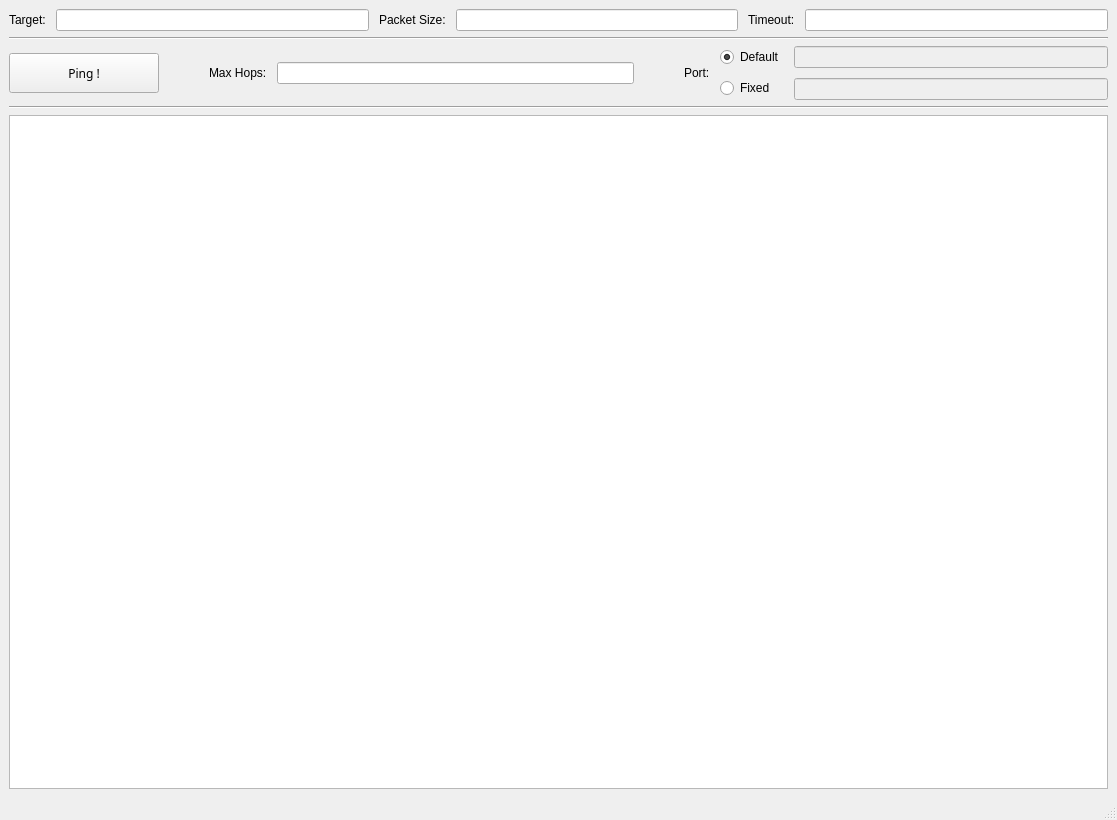
<?xml version="1.0" encoding="UTF-8"?>
<ui version="4.0">
 <class>MainWindow</class>
 <widget class="QMainWindow" name="MainWindow">
  <property name="enabled">
   <bool>true</bool>
  </property>
  <property name="geometry">
   <rect>
    <x>0</x>
    <y>0</y>
    <width>1117</width>
    <height>820</height>
   </rect>
  </property>
  <property name="windowTitle">
   <string>UDP Ping Plotter</string>
  </property>
  <widget class="QWidget" name="centralwidget">
   <layout class="QVBoxLayout" name="verticalLayout_2">
    <item>
     <layout class="QVBoxLayout" name="layoutInputs">
      <item>
       <layout class="QHBoxLayout" name="layoutSettingsInput_1">
        <property name="spacing">
         <number>10</number>
        </property>
        <item>
         <layout class="QHBoxLayout" name="layoutTargetInput">
          <item>
           <widget class="QLabel" name="label_2">
            <property name="text">
             <string>Target:</string>
            </property>
           </widget>
          </item>
          <item>
           <widget class="QLineEdit" name="lneditTarget"/>
          </item>
         </layout>
        </item>
        <item>
         <layout class="QHBoxLayout" name="layoutPktSizeInput">
          <item>
           <widget class="QLabel" name="lbPktSize">
            <property name="text">
             <string>Packet Size:</string>
            </property>
           </widget>
          </item>
          <item>
           <widget class="QLineEdit" name="lneditPktSize"/>
          </item>
         </layout>
        </item>
        <item>
         <layout class="QHBoxLayout" name="layoutTimeoutInput">
          <item>
           <widget class="QLabel" name="lbTimeout">
            <property name="text">
             <string>Timeout:</string>
            </property>
           </widget>
          </item>
          <item>
           <widget class="QLineEdit" name="lneditTimeout"/>
          </item>
         </layout>
        </item>
       </layout>
      </item>
      <item>
       <widget class="Line" name="line">
        <property name="orientation">
         <enum>Qt::Horizontal</enum>
        </property>
       </widget>
      </item>
      <item>
       <layout class="QHBoxLayout" name="layoutSettingsInput_2" stretch="0,0,0,0,0">
        <property name="spacing">
         <number>10</number>
        </property>
        <property name="sizeConstraint">
         <enum>QLayout::SetDefaultConstraint</enum>
        </property>
        <item>
         <layout class="QHBoxLayout" name="layoutPingBtn">
          <item>
           <widget class="QPushButton" name="btnPing">
            <property name="sizePolicy">
             <sizepolicy hsizetype="Minimum" vsizetype="Fixed">
              <horstretch>0</horstretch>
              <verstretch>0</verstretch>
             </sizepolicy>
            </property>
            <property name="minimumSize">
             <size>
              <width>150</width>
              <height>40</height>
             </size>
            </property>
            <property name="font">
             <font>
              <family>微软雅黑</family>
             </font>
            </property>
            <property name="styleSheet">
             <string notr="true"/>
            </property>
            <property name="text">
             <string>Ping !</string>
            </property>
            <property name="flat">
             <bool>false</bool>
            </property>
           </widget>
          </item>
         </layout>
        </item>
        <item>
         <spacer name="horizontalSpacer">
          <property name="orientation">
           <enum>Qt::Horizontal</enum>
          </property>
          <property name="sizeType">
           <enum>QSizePolicy::Minimum</enum>
          </property>
          <property name="sizeHint" stdset="0">
           <size>
            <width>40</width>
            <height>20</height>
           </size>
          </property>
         </spacer>
        </item>
        <item>
         <layout class="QHBoxLayout" name="layoutMaxHopsInput">
          <item>
           <widget class="QLabel" name="lbMaxHops">
            <property name="text">
             <string>Max Hops:</string>
            </property>
           </widget>
          </item>
          <item>
           <widget class="QLineEdit" name="lneditMaxHops"/>
          </item>
         </layout>
        </item>
        <item>
         <spacer name="horizontalSpacer_2">
          <property name="orientation">
           <enum>Qt::Horizontal</enum>
          </property>
          <property name="sizeType">
           <enum>QSizePolicy::Minimum</enum>
          </property>
          <property name="sizeHint" stdset="0">
           <size>
            <width>40</width>
            <height>20</height>
           </size>
          </property>
         </spacer>
        </item>
        <item>
         <layout class="QHBoxLayout" name="layoutPortInput">
          <item>
           <widget class="QLabel" name="lbPort">
            <property name="text">
             <string>Port:</string>
            </property>
           </widget>
          </item>
          <item>
           <layout class="QVBoxLayout" name="layoutPortSelect">
            <item>
             <widget class="QRadioButton" name="radbtnDefault">
              <property name="text">
               <string>Default</string>
              </property>
              <property name="checked">
               <bool>true</bool>
              </property>
             </widget>
            </item>
            <item>
             <widget class="QRadioButton" name="radbtnFixed">
              <property name="text">
               <string>Fixed</string>
              </property>
             </widget>
            </item>
           </layout>
          </item>
          <item>
           <layout class="QVBoxLayout" name="layoutPortEdit">
            <item>
             <widget class="QLineEdit" name="lneditDefaultPort">
              <property name="enabled">
               <bool>false</bool>
              </property>
              <property name="readOnly">
               <bool>true</bool>
              </property>
             </widget>
            </item>
            <item>
             <widget class="QLineEdit" name="lneditFixedPort">
              <property name="enabled">
               <bool>false</bool>
              </property>
             </widget>
            </item>
           </layout>
          </item>
         </layout>
        </item>
       </layout>
      </item>
      <item>
       <widget class="Line" name="line_2">
        <property name="orientation">
         <enum>Qt::Horizontal</enum>
        </property>
       </widget>
      </item>
     </layout>
    </item>
    <item>
     <widget class="QTableWidget" name="tbWidgetRoute"/>
    </item>
   </layout>
  </widget>
  <widget class="QStatusBar" name="statusbar"/>
  <action name="actionOptions">
   <property name="text">
    <string>Options</string>
   </property>
  </action>
  <action name="actionOptions_2">
   <property name="text">
    <string>Options</string>
   </property>
  </action>
 </widget>
 <resources/>
 <connections/>
</ui>
